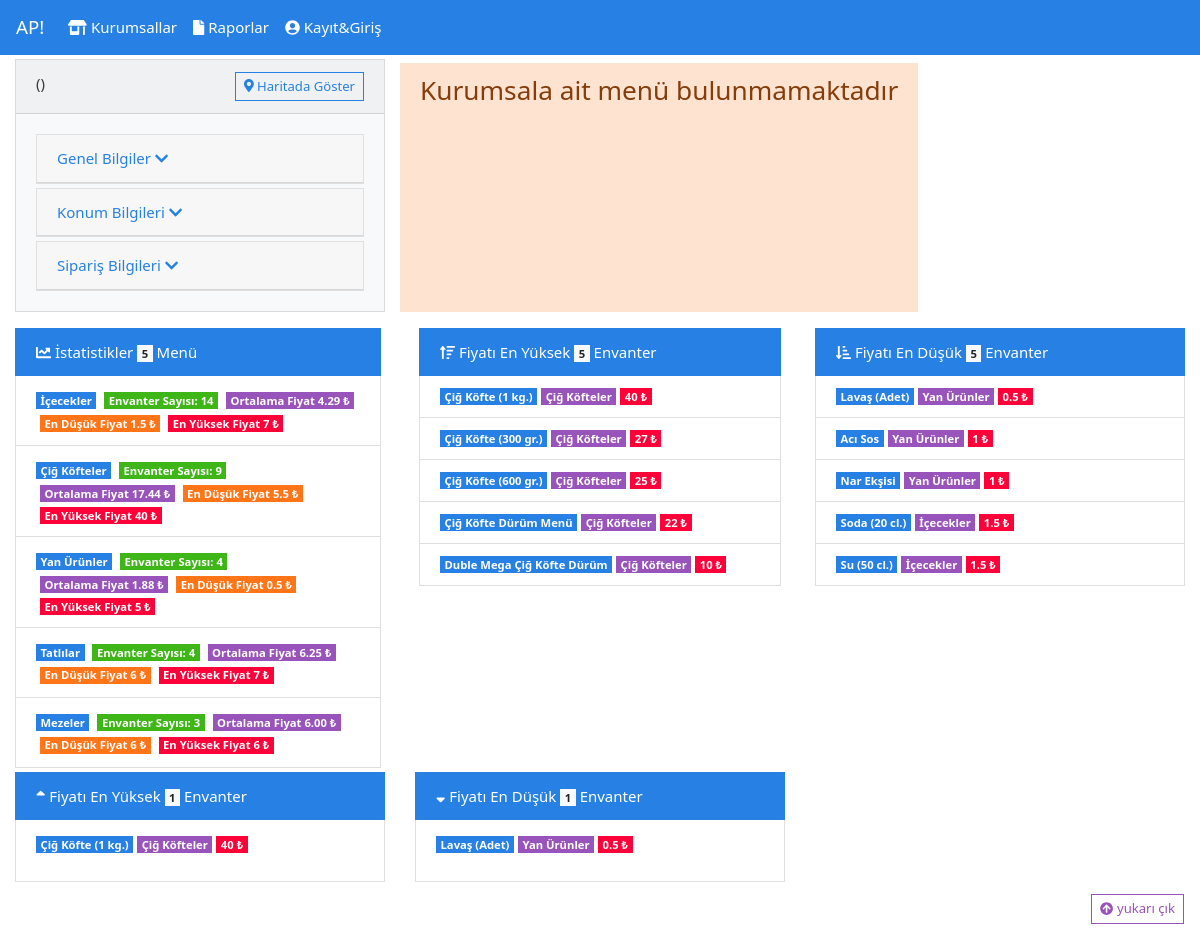
Page /kurumsal/cafebalat on the committed database.
### tables this page shows
CREATE TABLE `envanter` (
  `id` int(11) NOT NULL,
  `tabMenu_id` int(11) NOT NULL,
  `ad` varchar(120) NOT NULL,
  `tanim` varchar(150) DEFAULT NULL,
  `fiyat` float NOT NULL,
  `alinabilirMi` tinyint(1) NOT NULL DEFAULT 0
);

CREATE TABLE `tabMenu` (
  `id` int(11) NOT NULL,
  `kurumsal_id` int(11) UNSIGNED NOT NULL,
  `ad` varchar(50) NOT NULL
);

### kurumsaldetay.php (the view, shortened to what this page needs)
<?php
 include "db.php";
    $urlm=$_SERVER['SERVER_NAME'].$_SERVER['REQUEST_URI'];
    $dizim=explode("/",$urlm);
	$urlusername=strip_tags($dizim[2]);
	$usernamesor=$db->query("select * from kurumsal where kullaniciadi='$urlusername'");
	include "header.php";
	if($usernamesor->rowCount()>0){
	   $sor=$db->query("select id from kurumsal where kullaniciadi='$urlusername'");
	   $cek=$sor->fetch(PDO::FETCH_ASSOC);
	   $id=$cek["id"];
	   $url = "https://api.omurserdar.com/api/kurumsal/index.php?id=$id";
       $json = file_get_contents($url);
       $jsonverilerim = json_decode($json, true);
$kumekurbilgi=$jsonverilerim["kurumsalbilgileri"];
$kumekurbilgikurtab=$jsonverilerim["kurumsalTab"];
$kumekurbilgi_kurenvtab=$jsonverilerim["kurumsalEnv"];
?>
    <div class="container-fluid mt-1">
        <div class="row">
            <div class="col-md-4">
            <div class="card bg-light mb-3">
              <div class="card-header"><?=$kumekurbilgi["ad"]?> (<?=$kumekurbilgi["kullaniciadi"]?>)
              <button type="button" class="btn btn-outline-primary btn-sm float-right" data-toggle="modal" data-target="#konumModal">
                  <i class="fas fa-map-marker-alt"></i> Haritada Göster
                </button>
              </div>
              <div class="card-body">
        <div id="accordion">
                  <div class="card">
                    <div class="card-header">
                      <a class="card-link" data-toggle="collapse" href="#collapseGenel">
                        Genel Bilgiler <i id="cgi" class="fas fa-chevron-down"></i>
                      </a>
                    </div>
                  </div>
                  <div class="card mt-1">
                    <div class="card-header">
                      <a class="card-link" data-toggle="collapse" href="#collapseKonum">
                        Konum Bilgileri <i id="cki" class="fas fa-chevron-down"></i>
                      </a>
                    </div>
                  </div>
                <div class="card mt-1">
                    <div class="card-header">
                      <a class="card-link" data-toggle="collapse" href="#collapseSiparis">
                        Sipariş Bilgileri <i id="csi" class="fas fa-chevron-down"></i>
                      </a>
                    </div>
                </div>
        </div>
      </div>
    </div>
</div>
    <?
    if(!empty($kumekurbilgikurtab)){
   ?>
    <div class="col-md-8 text-center">
        <div class="row">
    <?
    $sayac=1;
     foreach($kumekurbilgikurtab as $kurbilgikt){
         $menuid=$kurbilgikt["id"];
         ?>
         <div class="col-md-4">
            <div class="ml-1 mb-1 card border-success" id="accordion">
                <div class="card-header">
                  <a data-toggle="collapse" data-parent="#accordion" href="#collapse<?=$sayac?>" id="<?=$menuid?>"><?=$kurbilgikt["ad"]?>
                  <span class="badge badge-primary badge-pill"><?=$kurbilgikt["sayi"]?></span>
                  </a>
                </div>
                <div class="card-body">
                    <div id="collapse<?=$sayac?>" class="panel-collapse collapse in">
                        <div class="panel-body">
         <?
         foreach($kumekurbilgi_kurenvtab as $kurbilgi_ket){
            if($kurbilgikt["id"]==$kurbilgi_ket["tabid"]){
                                    ?>
                            <div class="ml-1 mb-1 card border-dark">
                                <div class="card-body">
    <h5 class="card-title"><?=$kurbilgi_ket["ad"]?><span class="badge badge-pill badge-info ml-1"><?=$kurbilgi_ket['fiyat']?> &#8378;</span></h5>
    <?
    if($kurbilgi_ket["tanim"]!=" "){?>
    <h6 class="card-subtitle mb-2 text-muted"><?=$kurbilgi_ket["tanim"]?></h6>
    <?
    }
    if($kurbilgi_ket["alim"]==1){?>
            <span class='badge badge-pill badge-success'><i class='fas fa-toggle-on'></i> Sipariş Verilebilir </span>
        <?}
        else{
        ?>
        <span class='badge badge-pill badge-danger'><i class='fas fa-toggle-off'></i> Sipariş Verilemez  </span>
        <?
        }
        $eid=$kurbilgi_ket["envanterid"];
        $envSepet=$db->prepare("select count(*) as sepenvsay from sepet,envanter
where sepet.envanter_id=envanter.id
AND envanter.id=:peid");
        $envSepet->execute(["peid"=>$eid]);
        $cek=$envSepet->fetch(PDO::FETCH_ASSOC);
        if($cek["sepenvsay"]>0){
            echo '<p>Şu anda <button type="button" class="btn btn-info btn-sm mt-1 text-white" data-toggle="modal" data-target="#envsepMod'.$eid.'">
            '.$cek["sepenvsay"].'</button> kişinin sepetinde</p>';
            $callproc=$db->prepare("call sp_envkiminsepetinde(:peid)");
            $callproc->execute(array("peid"=>$eid));
        echo'<div class="modal fade" id="envsepMod'.$eid.'" tabindex="-1" role="dialog" aria-labelledby="envsepMod'.$eid.'Title" aria-hidden="true">
  <div class="modal-dialog" role="document">
    <div class="modal-content">
      <div class="modal-header">
        <h5 class="modal-title" id="envsepMod'.$eid.'Title">'.$kurbilgi_ket["ad"].' Kimin Sepetinde</h5>
        <button type="button" class="close" data-dismiss="modal" aria-label="Close">
          <span aria-hidden="true">&times;</span>
        </button>
      </div>
      <div class="modal-body">';
       while($cek=$callproc->fetch(PDO::FETCH_ASSOC)){
           echo $cek["ad"]."<br>";
       }
      echo '</div>
    </div>
  </div>
</div>';
        }
        ?>
                                               </div>
                                           </div>
                                           <?
 }
}
?>
</div>
</div>
</div>
</div>
</div>
<?
$sayac++;
     }
     ?>
     </div>
     </div>
<?
}
else{
    echo '<div class="alert alert-warning mt-1 text-center" role="alert">
      <h3> Kurumsala ait menü bulunmamaktadır</h3>
</div>';
}
?>
    </div>
    <div class="row">
      <?
                $callproc=$db->prepare("call sp_kurumsalTabMenuOrtMinMax(:pid)");
                $callproc->execute(array("pid"=>$id));
                if($callproc->rowCount()>0){?>
                <div class="col-md-4">
                    <ul class="list-group mr-1 mb-1">
                        <li class="list-group-item active"><i class="fas fa-chart-line"></i> İstatistikler <span class="badge badge-light"> <?=$callproc->rowCount()?> </span> Menü</li>
                <?
                while($callcek=$callproc->fetch(PDO::FETCH_ASSOC)){
                 echo '<li class="list-group-item"><span class="badge badge-primary">'.$callcek["ad"].'</span>
                 <span class="badge badge-success ml-1 mt-1">Envanter Sayısı: '.$callcek["ENVANTERSAYISI"].' </span>
                 <span class="badge badge-info ml-1 mt-1">Ortalama Fiyat '.$callcek["ORTALAMAFIYAT"].' ₺</span>
                 <span class="badge badge-warning ml-1 mt-1">En Düşük Fiyat '.$callcek["ENDUSUKFIYAT"].' ₺</span>
                 <span class="badge badge-danger ml-1 mt-1">En Yüksek Fiyat '.$callcek["ENYUKSEKFIYAT"].' ₺</span>
                 </li>';
                }
                }
                ?>
                 </ul>
                </div>
                <?
                $callproc=$db->prepare("call sp_max5envanter(:pid)");
                $callproc->execute(array("pid"=>$id));
                if($callproc->rowCount()>0){?>
            <div class="col-md-4">
                <ul class="list-group mr-1 ml-1">
                    <li class="list-group-item active"><i class="fas fa-sort-amount-up"></i> Fiyatı En Yüksek <span class="badge badge-light"> <?=$callproc->rowCount()?> </span> Envanter</li>
                <?
                while($callcek=$callproc->fetch(PDO::FETCH_ASSOC)){
                 echo '<li class="list-group-item"><span class="badge badge-primary mr-1">'.$callcek["ad"].'</span><span class="badge badge-info mr-1"> '.$callcek["menuad"].' </span><span class="badge badge-danger mr-1">'.$callcek["fiyat"].' ₺</span></li>';
                }
                }
                ?>
                </ul>
            </div>
                <?
                $callproc=$db->prepare("call sp_min5envanter(:pid)");
                $callproc->execute(array("pid"=>$id));
                if($callproc->rowCount()>0){?>
            <div class="col-md-4">
                <ul class="list-group">
                    <li class="list-group-item active"><i class="fas fa-sort-amount-down-alt"></i> Fiyatı En Düşük <span class="badge badge-light"> <?=$callproc->rowCount()?> </span> Envanter</li>
                <?
                while($callcek=$callproc->fetch(PDO::FETCH_ASSOC)){
                 echo '<li class="list-group-item"><span class="badge badge-primary mr-1">'.$callcek["ad"].'</span><span class="badge badge-info mr-1"> '.$callcek["menuad"].' </span><span class="badge badge-danger mr-1">'.$callcek["fiyat"].' ₺</span></li>';
                }
                }
                ?>
                </ul>
            </div>
                <?
                $callproc=$db->prepare("call sp_maxenvanter(:pid)");
                $callproc->execute(array("pid"=>$id));
                if($callproc->rowCount()>0){?>
            <div class="col-md-4 mb-1">
                <ul class="list-group">
                    <li class="list-group-item active"><i class="fas fa-sort-up"></i> Fiyatı En Yüksek <span class="badge badge-light"> <?=$callproc->rowCount()?> </span> Envanter</li>
                <?
                while($callcek=$callproc->fetch(PDO::FETCH_ASSOC)){
                 echo '<li class="list-group-item"><p><span class="badge badge-primary mr-1">'.$callcek["ad"].'</span><span class="badge badge-info mr-1"> '.$callcek["menuad"].' </span><span class="badge badge-danger mt-1">'.$callcek["fiyat"].' ₺</span></p></li>';
                }
                }
                ?>
                </ul>
            </div>
                <?
                $callproc=$db->prepare("call sp_minenvanter(:pid)");
                $callproc->execute(array("pid"=>$id));
                if($callproc->rowCount()>0){?>
            <div class="col-md-4 mb-1">
                <ul class="list-group">
                    <li class="list-group-item active"><i class="fas fa-sort-down"></i> Fiyatı En Düşük <span class="badge badge-light"> <?=$callproc->rowCount()?> </span> Envanter</li>
                <?
                while($callcek=$callproc->fetch(PDO::FETCH_ASSOC)){
                 echo '<li class="list-group-item"><p><span class="badge badge-primary mr-1">'.$callcek["ad"].'</span><span class="badge badge-info mr-1"> '.$callcek["menuad"].' </span><span class="badge badge-danger mt-1">'.$callcek["fiyat"].' ₺</span></p></li>';
                }
                }
                ?>
                </ul>
            </div>
    </div>
  </div>
  <?
	}
	else{
	    header("Location: https://www.omurserdar.com/404.php");
	}
	include "footer.php";
	?>

### rows in the picture
envanter: ad "Çiğ Köfte (1 kg.)", tabMenu.ad "Çiğ Köfteler", fiyat "40"
envanter: ad "Çiğ Köfte (300 gr.)", tabMenu.ad "Çiğ Köfteler", fiyat "27"
envanter: ad "Çiğ Köfte (600 gr.)", tabMenu.ad "Çiğ Köfteler", fiyat "25"
envanter: ad "Çiğ Köfte Dürüm Menü", tabMenu.ad "Çiğ Köfteler", fiyat "22"
envanter: ad "Duble Mega Çiğ Köfte Dürüm", tabMenu.ad "Çiğ Köfteler", fiyat "10"
envanter: ad "Lavaş (Adet)", tabMenu.ad "Yan Ürünler", fiyat "0.5"

### other values in the picture
$callproc->rowCount() "5"
$callcek["ad"] "İçecekler"
$callcek["ENVANTERSAYISI"] "14"
$callcek["ORTALAMAFIYAT"] "4.29"
$callcek["ENDUSUKFIYAT"] "1.5"
$callcek["ENYUKSEKFIYAT"] "7"
$callcek["ad"] "Çiğ Köfteler"
$callcek["ENVANTERSAYISI"] "9"
$callcek["ORTALAMAFIYAT"] "17.44"
$callcek["ENDUSUKFIYAT"] "5.5"
$callcek["ENYUKSEKFIYAT"] "40"
$callcek["ad"] "Yan Ürünler"
$callcek["ENVANTERSAYISI"] "4"
$callcek["ORTALAMAFIYAT"] "1.88"
$callcek["ENDUSUKFIYAT"] "0.5"
